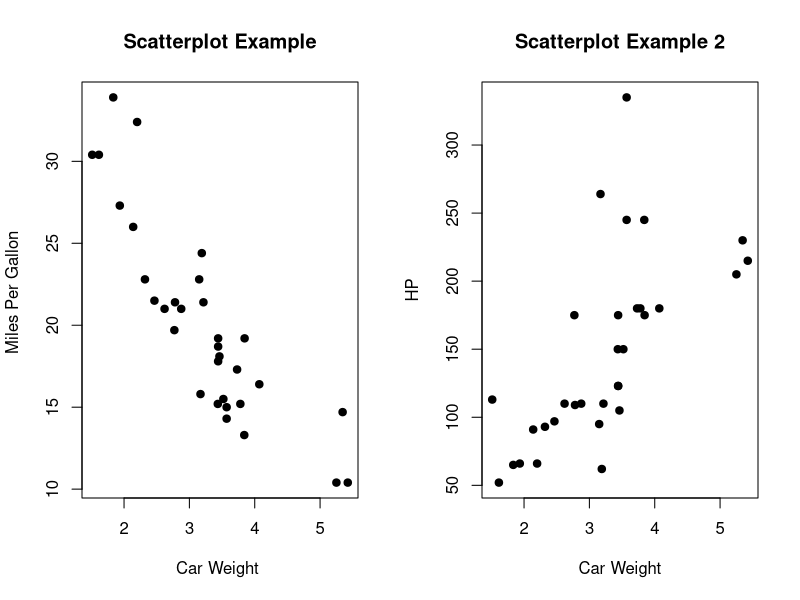

R code for this plot: (Note: this script raises an error after producing the figure.)
#to generate 2 random plots
attach(mtcars)
par(mfrow=c(1,2))
plot(wt, mpg, main="Scatterplot Example", 
            xlab="Car Weight ", ylab="Miles Per Gallon ", pch=19)
plot(wt, hp, main= "Scatterplot Example 2", xlab="Car Weight", ylab="HP", pch=19)

mtcars <- mtcars

par (mfrow = c(1, 2))
arrows2D(x0 = runif(10), y0 = runif(10),
         x1 = runif(10), y1 = runif(10), colvar = 1:10,
         code = 3, main = "arrows2D")


arrows3D(x0 = wt, y0 = cyl, z0 = hp,
         x1 = wt, y1 = qsec, z1 = hp,
         colvar = 1:32, code = 1:3, main = "arrows3D", colkey = FALSE)


# second way: add dots on bottom and left panel
  # before the scatters are drawn, 
  # add small dots on basal plane and on the depth plane
  panelfirst <- function(pmat) {
         zmin <- min(-quakes$depth)
         XY <- trans3D(quakes$long, quakes$lat, 
                                                z = rep(zmin, nrow(quakes)), pmat = pmat)
         scatter2D(XY$x, XY$y, colvar = quakes$mag, pch = ".", 
                                     cex = 2, add = TRUE, colkey = FALSE)
    
          xmin <- min(quakes$long)
        XY <- trans3D(x = rep(xmin, nrow(quakes)), y = quakes$lat, 
                                                z = -quakes$depth, pmat = pmat)
       scatter2D(XY$x, XY$y, colvar = quakes$mag, pch = ".", 
                                       cex = 2, add = TRUE, colkey = FALSE)
      }

 with(quakes, scatter3D(x = long, y = lat, z = -depth, colvar = mag, 
                                       pch = 16, cex = 1.5, xlab = "longitude", ylab = "latitude", 
                                       zlab = "depth, km", clab = c("Richter","Magnitude"),
                                       main = "Earthquakes off Fiji", ticktype = "detailed", 
                                       panel.first = panelfirst, theta = 10, d = 2, 
                                       colkey = list(length = 0.5, width = 0.5, cex.clab = 0.75))
                  )
 
 ######
 with(quakes, scatter3D(x = long, y = lat, z = -depth, colvar = mag, 
                               pch = 16, cex = 1.5, xlab = "longitude", ylab = "latitude", 
                               zlab = "depth, km", clab = c("Richter","Magnitude"),
                               main = "Earthquakes off Fiji", ticktype = "detailed", 
                               type = "h", theta = 10, d = 2, 
                               colkey = list(length = 0.5, width = 0.5, cex.clab = 0.75))
             )
 quakes <- quakes
 #####

